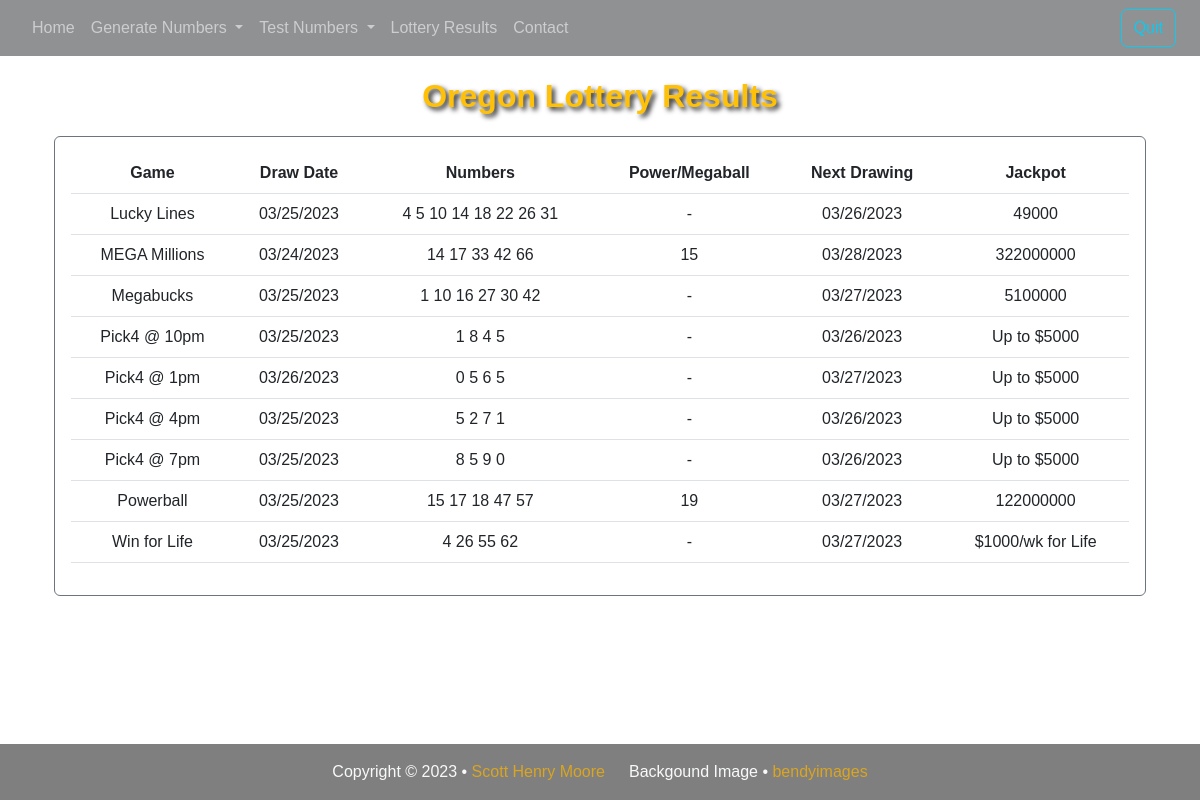
The app's page /or_lotto/, older data.
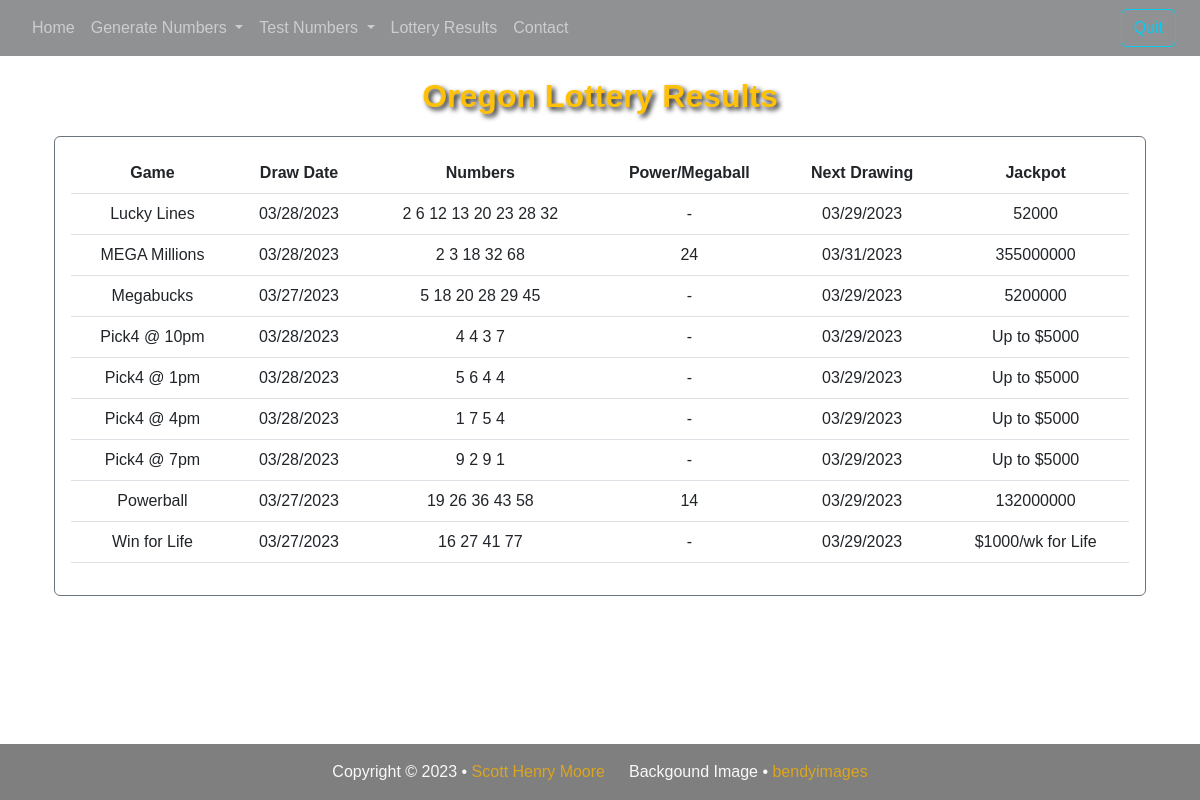
The same page, newer data.
### random_numbers_app/models.py (models this page shows, shortened)
class LotteryResults(models.Model):
    readonly_fields = ('id',)
    game_name = models.CharField(max_length=20)
    draw_date = models.CharField(max_length=10)
    numbers = models.CharField(max_length=30)
    special_num = models.CharField(max_length=2, blank=True)
    next_draw = models.CharField(max_length=10)
    jackpot = models.CharField(max_length=20)
    draw_time = models.CharField(max_length=5, blank=True)
    class Meta:
        ordering = ('game_name',)

### random_numbers_app/views.py (the view)
# urls.py: path('or_lotto/', views.or_lotto, name = 'or_lotto'),
def or_lotto(request):
    results = LotteryResults.objects.all()
    context = {
        'results': results,
    }
    if request.method == 'GET':
        return render(request, 'random_numbers/oregon_lotto.html', context)

### templates/random_numbers/oregon_lotto.html (shortened to what this page needs)
{% extends 'base.html' %} {% block content %}
<div class="container-md">
    <div class="container mt-3">
        <div class="col-md-12 fs-2 fw-semibold text-center text-warning" id="title">
            Oregon Lottery Results
        </div>
        <div class="justify-content-center text-center mt-2">
            <div class="mt-3 mb-3 table-responsive form-control bg-white text-black p-3 border border-secondary">
                <table class="table text-black">
                    <thead>
                        <tr class="bg-success bg-opacity-50">
                            <th scope="col">Game</th>
                            <th scope="col">Draw Date</th>
                            <th scope="col">Numbers</th>
                            <th scope="col">Power/Megaball</th>
                            <th scope="col">Next Drawing</th>
                            <th scope="col">Jackpot</th>
                        </tr>
                    </thead>
                    <tbody>
                        {% for game in results %}
                        <tr>
                            <td> {{ game.game_name }} </td>
                            <td> {{ game.draw_date }} </td>
                            <td> {{ game.numbers }} </td>
                            <td> {{ game.special_num }} </td>
                            <td> {{ game.next_draw }} </td>
                            <td> {{ game.jackpot }} </td>
                        </tr>
                        {% endfor %}
                    </tbody>
                </table>
            </div>
        </div>
    </div>
</div>
<footer class="mt-auto bg-black bg-opacity-50">
    <div class="container my-3 text-light">
        <div class="row row-cols-auto justify-content-center" id="footer">
            <div class="col">
                Copyright © 2023 • <a href="https://scotthenrymoore.com/" target="_blank">Scott Henry Moore</a>
            </div>
            <div class="col">
                Backgound Image • <a href="https://www.freepik.com/author/bedneyimages" target="_blank">bendyimages </a>
            </div>
        </div>
    </div>
</footer>
{% endblock %}

### templates/base.html (shortened to what this page needs)
{% load static %}
<!doctype html>
<html lang="en">
<head>
  <link href="https://cdn.jsdelivr.net/npm/bootstrap@5.3.0-alpha1/dist/css/bootstrap.min.css" rel="stylesheet"
>
  <link rel="stylesheet" href="/static/styles.css/" />
</head>
<body>
  <nav class="navbar px-4 navbar-expand-lg navbar-dark bg-dark bg-opacity-50">
    <div class="collapse navbar-collapse" id="navbarNavDropdown">
      <ul class="navbar-nav me-auto mb-2 mb-lg-0">
        <li class="nav-item">
          <a class="nav-link" aria-current="page" href="/index/">Home</a>
        </li>
        <li class="nav-item dropdown">
          <a class="nav-link dropdown-toggle" id="navbarDropdownMenuLink" role="button"
            data-bs-toggle="dropdown" aria-expanded="false">
            Generate Numbers
          </a>
        </li>
        <li class="nav-item dropdown">
          <a class="nav-link dropdown-toggle" href="#" id="navbarDropdownMenuLink" role="button"
            data-bs-toggle="dropdown" aria-expanded="false">
            Test Numbers
          </a>
        </li>
        <li class="nav-item">
          <a class="nav-link" aria-current="page" href="/or_lotto/">Lottery Results</a>
        </li>
        <li class="nav-item">
          <a class="nav-link" aria-current="page" href="/contact/">Contact</a>
        </li>
      </ul>
      <a class="btn btn-outline-info" href="/exit/" role="button"> Quit</a>
    </div>
  </nav>
  {% block content %} {% endblock %}
</body>
</html>

### static/styles.css (style rules this page uses)
body { background-image: url("/images/abstract_numbers_sm.jpg"); font-family: Verdana, Arial, Geneva, Tahoma, sans-serif; min-height: 100vh; display: flex; flex-direction: column; }
#footer a { color:goldenrod; text-decoration: none; }
#title { text-shadow: 3px 3px 5px rgb(32, 32, 32); }

Row changes from the older to the newer data that the page shows:
changed LotteryResults "Lucky Lines": draw_date "03/25/2023" → "03/28/2023"; numbers "4 5 10 14 18 22 26 31" → "2 6 12 13 20 23 28 32"; next_draw "03/26/2023" → "03/29/2023"; jackpot "49000" → "52000"
changed LotteryResults "MEGA Millions": draw_date "03/24/2023" → "03/28/2023"; numbers "14 17 33 42 66" → "2 3 18 32 68"; special_num "15" → "24"; next_draw "03/28/2023" → "03/31/2023"; jackpot "322000000" → "355000000"
changed LotteryResults "Megabucks": draw_date "03/25/2023" → "03/27/2023"; numbers "1 10 16 27 30 42" → "5 18 20 28 29 45"; next_draw "03/27/2023" → "03/29/2023"; jackpot "5100000" → "5200000"
changed LotteryResults "Pick4 @ 10pm": draw_date "03/25/2023" → "03/28/2023"; numbers "1 8 4 5" → "4 4 3 7"; next_draw "03/26/2023" → "03/29/2023"
changed LotteryResults "Pick4 @ 1pm": draw_date "03/26/2023" → "03/28/2023"; numbers "0 5 6 5" → "5 6 4 4"; next_draw "03/27/2023" → "03/29/2023"
changed LotteryResults "Pick4 @ 4pm": draw_date "03/25/2023" → "03/28/2023"; numbers "5 2 7 1" → "1 7 5 4"; next_draw "03/26/2023" → "03/29/2023"
changed LotteryResults "Pick4 @ 7pm": draw_date "03/25/2023" → "03/28/2023"; numbers "8 5 9 0" → "9 2 9 1"; next_draw "03/26/2023" → "03/29/2023"
changed LotteryResults "Powerball": draw_date "03/25/2023" → "03/27/2023"; numbers "15 17 18 47 57" → "19 26 36 43 58"; special_num "19" → "14"; next_draw "03/27/2023" → "03/29/2023"; jackpot "122000000" → "132000000"
changed LotteryResults "Win for Life": draw_date "03/25/2023" → "03/27/2023"; numbers "4 26 55 62" → "16 27 41 77"; next_draw "03/27/2023" → "03/29/2023"
